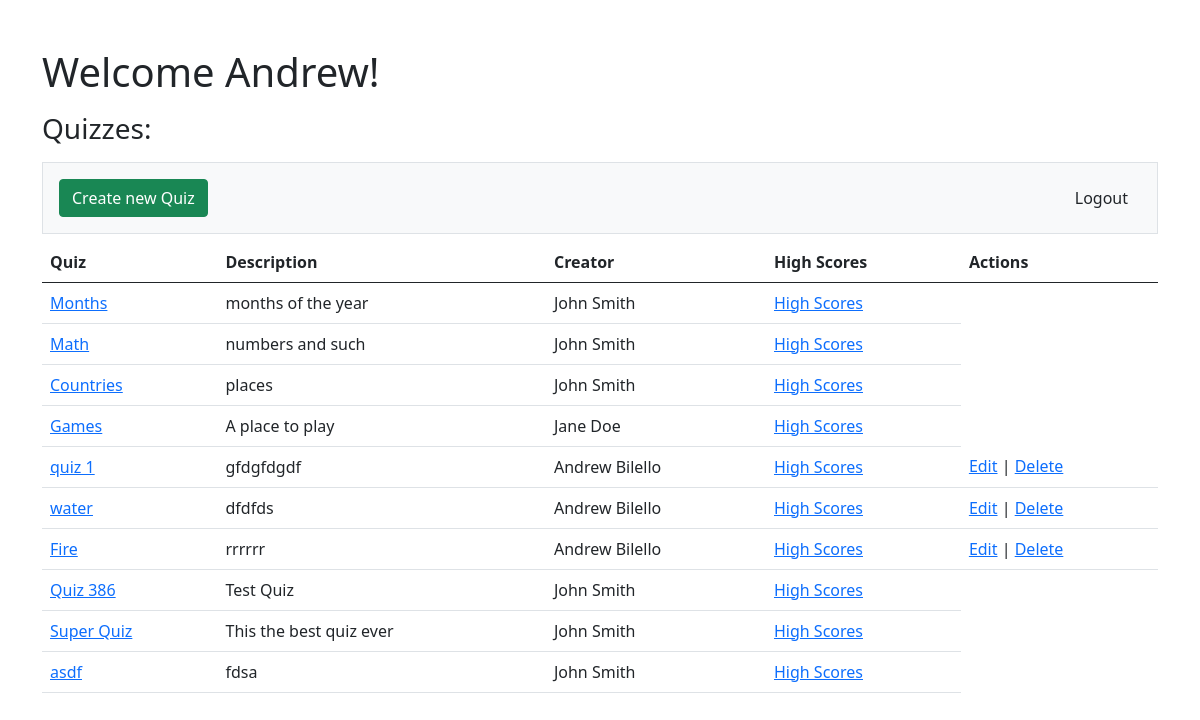
The app's page /dashboard (signed in), older data.
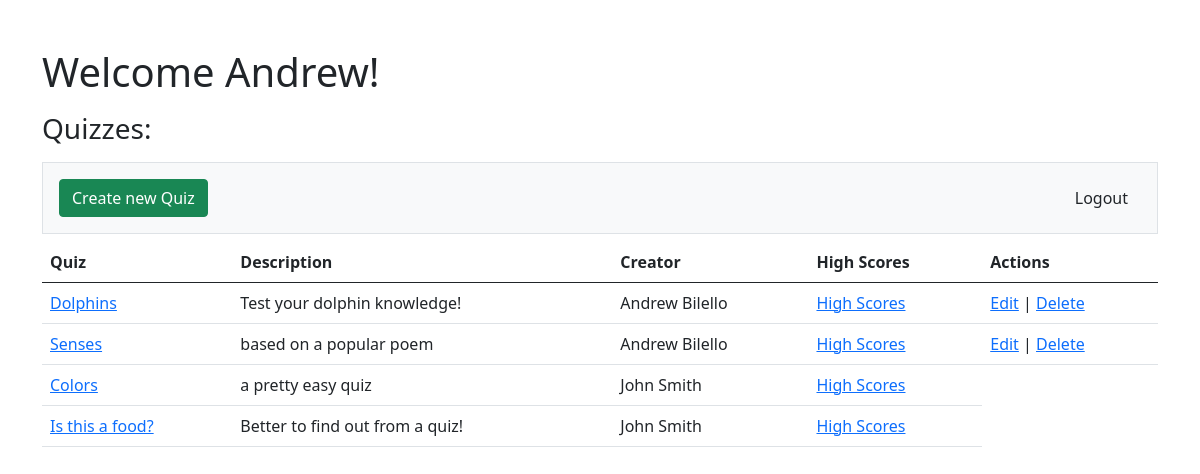
The same page, newer data.
### users/models.py (models this page shows)
class User(models.Model):
    first_name = models.CharField(max_length=45)
    last_name = models.CharField(max_length=45)
    email = models.EmailField(max_length=255)
    password = models.CharField(max_length=255)
    created_at = models.DateTimeField(auto_now_add=True)
    updated_at = models.DateTimeField(auto_now=True)
    objects = UserManager()

### quizzes/models.py (models this page shows)
class Quiz(models.Model):
    title = models.CharField(max_length=255)
    description = models.CharField(max_length=255)
    created_by = models.ForeignKey(User, related_name="quizzes_created", on_delete=models.CASCADE)
    created_at = models.DateTimeField(auto_now_add=True)
    updated_at = models.DateTimeField(auto_now=True)

### quizzes/views.py (the view)
# urls.py: path('dashboard', views.dashboard, name='dashboard'), # dashboard
def dashboard(request):
    context = {
        'all_quizzes': Quiz.objects.all(),
        'this_user' : User.objects.get(id =request.session['user_id'])
    }
    return render(request, 'quizzes/dashboard.html', context)

### templates/quizzes/dashboard.html (shortened to what this page needs)
{% extends 'base.html' %}
{% block content %}
    <div class="container pt-5">
        <h1 class="mb-3">Welcome {{this_user.first_name}}!</h1>
        <h3 class="mb-3">Quizzes:</h3>
        <div class="bg-light border d-flex justify-content-between p-3 mb-2">
            <a class="btn btn-success" href="new_quiz">Create new Quiz</a><a href="logout" class="btn">Logout</a>
        </div>
        <table class="table">
            <thead>
                <th>Quiz</th>
                <th>Description</th>
                <th>Creator</th>
                <th>High Scores</th>
                <th>Actions</th>
            </thead>
            <tbody>
                {% for quiz in all_quizzes %}
                    <tr>
                        <td><a href="/{{quiz.id}}/split_quiz">{{ quiz.title }}</a></td>
                        <td>{{ quiz.description  }}</td>
                        <td>{{ quiz.created_by.first_name  }} {{ quiz.created_by.last_name  }}</td>
                        <td><a href="/{{quiz.id}}/high_score">High Scores</a></td>
                        {% if quiz.created_by.id == request.session.user_id %}
                            <td><a href="/{{quiz.id}}/edit_quiz">Edit</a> | <a href="/{{quiz.id}}/delete_quiz">Delete</a></td>
                        {% endif %}
                    </tr>
                {% endfor %}
            </tbody>
        </table>
    </div>
{% endblock %}

### templates/base.html (shortened to what this page needs)
<!DOCTYPE html>
<html lang="en">
    <head>
        <link href="https://cdn.jsdelivr.net/npm/bootstrap@5.0.2/dist/css/bootstrap.min.css" rel="stylesheet">
    </head>
    <body>
        <main>
            {% block content %}{% endblock %}
        </main>
    </body>
</html>

Row changes from the older to the newer data that the page shows:
removed Quiz: title "Months", description "months of the year", created_by.first_name "John", created_by.last_name "Smith"
removed Quiz: title "Math", description "numbers and such", created_by.first_name "John", created_by.last_name "Smith"
removed Quiz: title "Countries", description "places", created_by.first_name "John", created_by.last_name "Smith"
removed Quiz: title "Games", description "A place to play", created_by.first_name "Jane", created_by.last_name "Doe"
removed Quiz: title "quiz 1", description "gfdgfdgdf", created_by.first_name "Andrew", created_by.last_name "Bilello"
removed Quiz: title "water", description "dfdfds", created_by.first_name "Andrew", created_by.last_name "Bilello"
removed Quiz: title "Fire", description "rrrrrr", created_by.first_name "Andrew", created_by.last_name "Bilello"
removed Quiz: title "Quiz 386", description "Test Quiz", created_by.first_name "John", created_by.last_name "Smith"
removed Quiz: title "Super Quiz", description "This the best quiz ever", created_by.first_name "John", created_by.last_name "Smith"
removed Quiz: title "asdf", description "fdsa", created_by.first_name "John", created_by.last_name "Smith"
added Quiz: title "Dolphins", description "Test your dolphin knowledge!", created_by.first_name "Andrew", created_by.last_name "Bilello"
added Quiz: title "Senses", description "based on a popular poem", created_by.first_name "Andrew", created_by.last_name "Bilello"
added Quiz: title "Colors", description "a pretty easy quiz", created_by.first_name "John", created_by.last_name "Smith"
added Quiz: title "Is this a food?", description "Better to find out from a quiz!", created_by.first_name "John", created_by.last_name "Smith"
